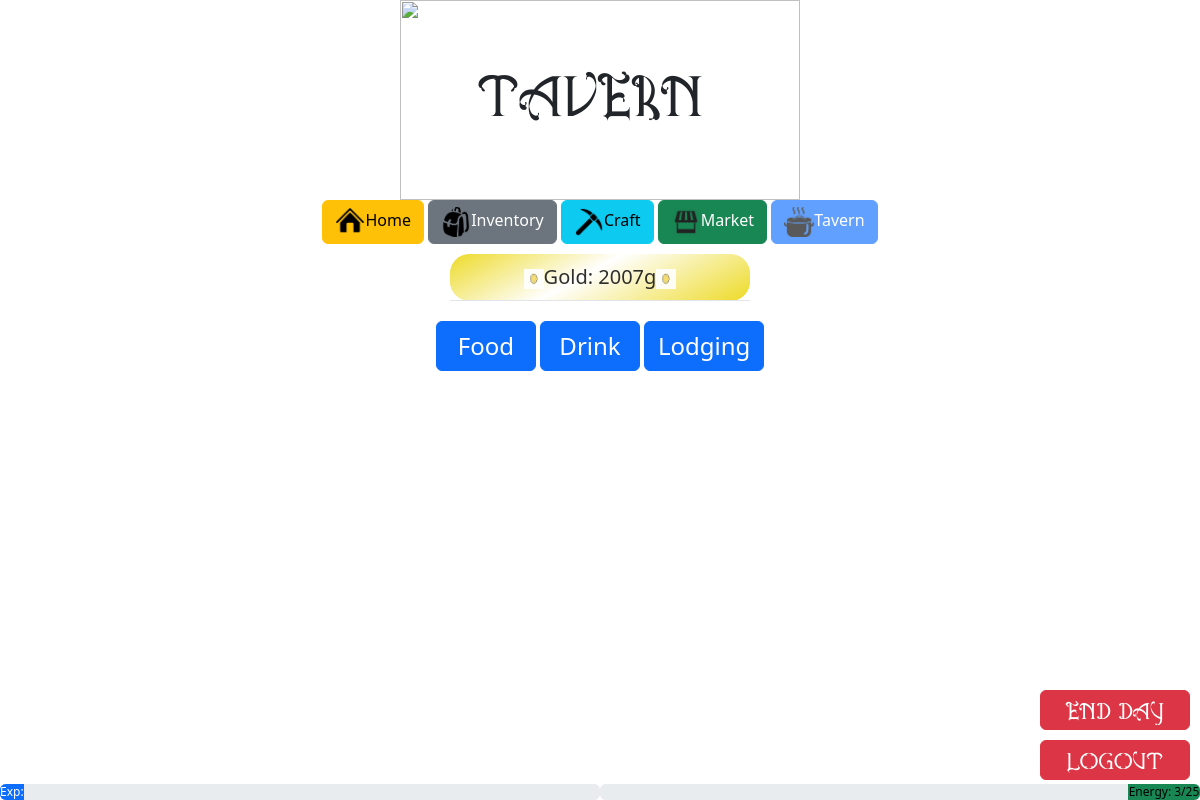
Before: /tavern (signed in) with the older database file.
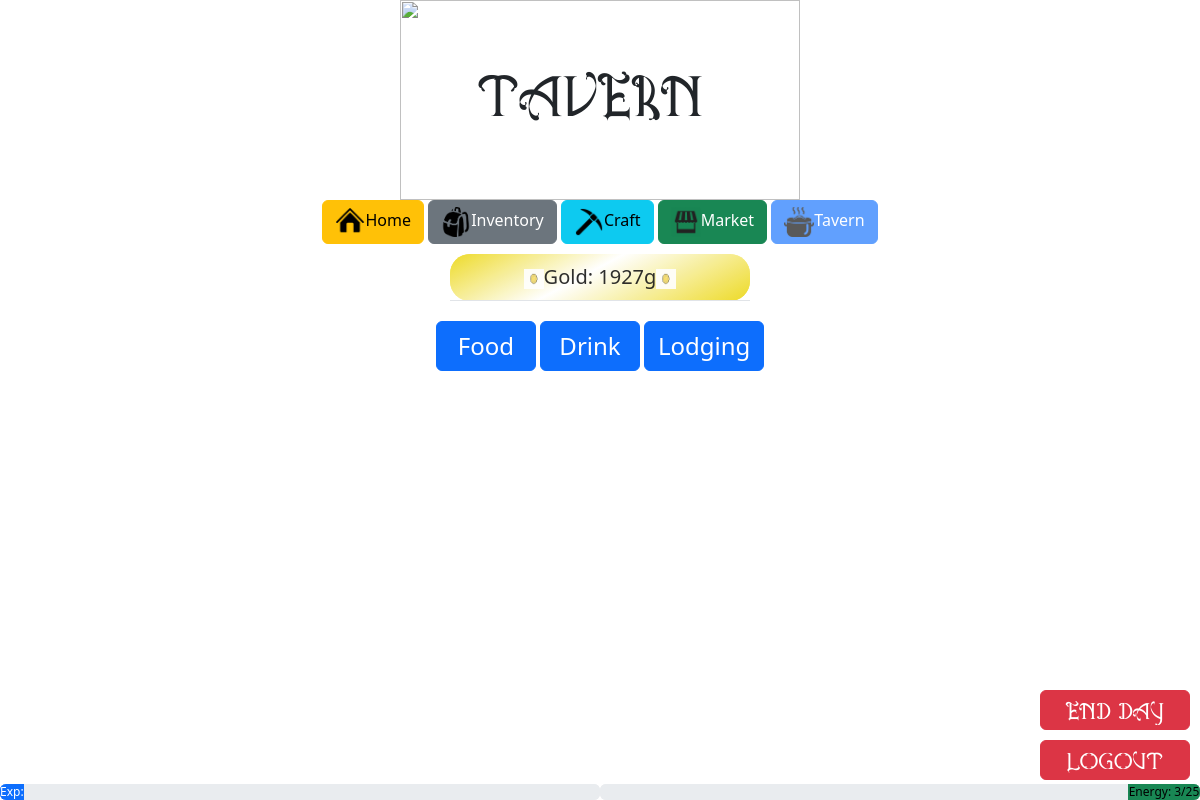
After: the same page with the newer database file.
### tables this page shows
CREATE TABLE "stats" ('player_id' INTEGER PRIMARY KEY AUTOINCREMENT NOT NULL DEFAULT 1 , 'gold' INTEGER NOT NULL DEFAULT 200 , 'level' INTEGER NOT NULL DEFAULT 1, 'exp' INTEGER NOT NULL DEFAULT 0, 'next_level' INTEGER DEFAULT 100,'energy' INTEGER NOT NULL DEFAULT 10,'max_energy' INTEGER NOT NULL DEFAULT 10, `day` INTEGER NOT NULL DEFAULT 1);

### app.py (the view, shortened to what this page needs)
@app.route("/tavern", methods=["GET", "POST"])
def tavern():
    if request.method == "GET":
        stats = db.execute("SELECT * FROM stats WHERE player_id = ?", session["user_id"])[0]
        food = db.execute("SELECT * FROM food WHERE 1")
        lodging = db.execute("SELECT * FROM lodging WHERE 1")
        return render_template("tavern.html", stats=stats, food=food, lodging=lodging)

### templates/tavern.html (shortened to what this page needs)
{% extends "layout.html" %}
{% block head %}
<link href="/static/style.css" rel="stylesheet">
{% endblock %}
{% block body %}
<body id="village">
    <div class="container">
        <img src="/static/scroll.png" class="overhead">
        <div class="centered">Tavern!</div>
    </div>
    <div class="container" id="navbutton">
        <a href="{{ url_for('stats') }}" class="btn btn-warning">
            <img src="/static/home.png" style="width:30px">Home</a>
        <a href="{{ url_for('inventory') }}" class="btn btn-secondary">
            <img src="/static/inventory.png" style="width:30px">Inventory</a>
        <a href="{{ url_for('craft') }}" class="btn btn-info">
            <img src="/static/Pickaxe.png" style="width:30px">Craft</a>
        <a href="{{ url_for('market') }}" class="btn btn-success">
            <img src="/static/market.png" style="width:30px">Market</a>
        <button class="btn btn-primary" disabled>
            <img src="/static/tavern.png" style="width:30px">Tavern</button>
            <table class="table" id="gold">
                <thead><tr><td id="gold">
                    <img src="static/Coin.gif" style="height: 20px">Gold: {{ stats.gold }}g<img src="static/Coin.gif" style="height: 20px">
                </td></tr></thead>
        </table>
            <div class="container" style="margin: 20px auto">
                <button class="btn btn-primary" onclick="showFood()" style="width: 100px; font-size: 24px">Food</button>
                <button class="btn btn-primary" onclick="showDrink()" style="width: 100px; font-size: 24px">Drink</button>
                <button class="btn btn-primary" onclick="showLodging()" style="width: 120px; font-size: 24px">Lodging</button>
            </div>
    </div>
    {% set exp_bar = (stats['exp'] / stats['next_level']) * 100 %}
    <div class="progress" style="position: fixed; bottom: 0; text-align: center; width: 50%" role="progressbar" aria-label="Example with label" aria-valuemin="0" aria-valuemax="100">
        <div class="progress-bar" style="width: {{ exp_bar }}%">Exp:  {{ '%0.2f' % exp_bar|float }}%</div>
    </div>
    {% set energy_bar = (stats['energy'] / stats['max_energy'] * 100) %}
    <div class="progress justify-content-end" style="position: fixed; bottom: 0; right: 0; text-align: center; width: 50%" role="progressbar" aria-label="Example with label" aria-valuemin="0" aria-valuemax="100">
        <div class="progress-bar bg-success" style="width: {{ energy_bar }}%; color: black">Energy:  {{ stats['energy'] }}/{{ stats['max_energy'] }}</div>
    </div>
</body>
{% endblock %}

### templates/layout.html (shortened to what this page needs)
<!DOCTYPE html>
<html lang="en">
    <head>
        <link href="/static/style.css" rel="stylesheet">
        {% block head %}{% endblock %}
        <link href="https://cdn.jsdelivr.net/npm/bootstrap@5.3.3/dist/css/bootstrap.min.css" rel="stylesheet">
    </head>
        {% block body %}{% endblock %}
    <br>
    <a href="{{ url_for('end_day') }}">
        <div style="position: fixed; bottom: 70px; right: 10px; z-index: 1">
            <button class="btn btn-danger" type="submit" id="end_day">End Day</button>
        </div>
    </a>
    <br>
    <a href="{{ url_for('logout') }}">
        <div style="position: fixed; bottom: 20px; right: 10px; z-index: 1">
            <button class="btn btn-danger" type="submit" id="end_day">Logout</button>
        </div>
    </a>
    {% set exp_bar = (stats['exp'] / stats['next_level']) * 100 %}
    <div class="progress" id="experience_bar" role="progressbar" aria-label="Example with label" aria-valuemin="0" aria-valuemax="100">
        <div class="progress-bar" style="width: {{ exp_bar }}%">Exp:  {{ '%0.2f' % exp_bar|float }}%</div>
    </div>
    {% set energy_bar = (stats['energy'] / stats['max_energy'] * 100) %}
    <div class="progress justify-content-end" id="energy_bar" role="progressbar" aria-label="Example with label" aria-valuemin="0" aria-valuemax="100">
        <div class="progress-bar bg-success" style="width: {{ energy_bar }}%; color: black">Energy:  {{ stats['energy'] }}/{{ stats['max_energy'] }}</div>
    </div>
</html>

Changed rows visible on the page:
changed stats: gold "2007" → "1927"
